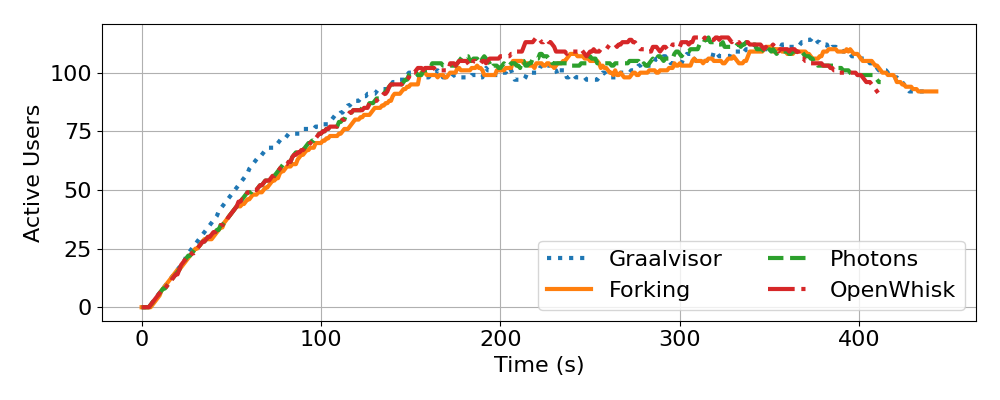

Recreate this plot in Python.
#!/usr/bin/python

import matplotlib
import matplotlib.pyplot as plt
import numpy as np

gv      = np.loadtxt("gv_dc_active_users.txt")
gv_fork = np.loadtxt("gv_fork_active_users.txt")
cr      = np.loadtxt("cr_active_users.txt")
ph      = np.loadtxt("ph_active_users.txt")

matplotlib.rcParams.update({'font.size': 16})
plt.rcParams["figure.figsize"] = (10, 4)
plt.plot(gv,      linestyle = ":",  linewidth = 3, label = "Graalvisor")
plt.plot(gv_fork, linestyle = "-",  linewidth = 3, label = "Forking")
plt.plot(ph,      linestyle = "--", linewidth = 3, label = "Photons")
plt.plot(cr,      linestyle = "-.", linewidth = 3, label = "OpenWhisk")
plt.xlabel("Time (s)")
plt.ylabel("Active Users")
plt.grid()
plt.legend(ncol=2, loc='lower right')
plt.tight_layout()
plt.savefig("azure-replay-active-users.pdf")
plt.savefig("azure-replay-active-users.png")
plt.show()
